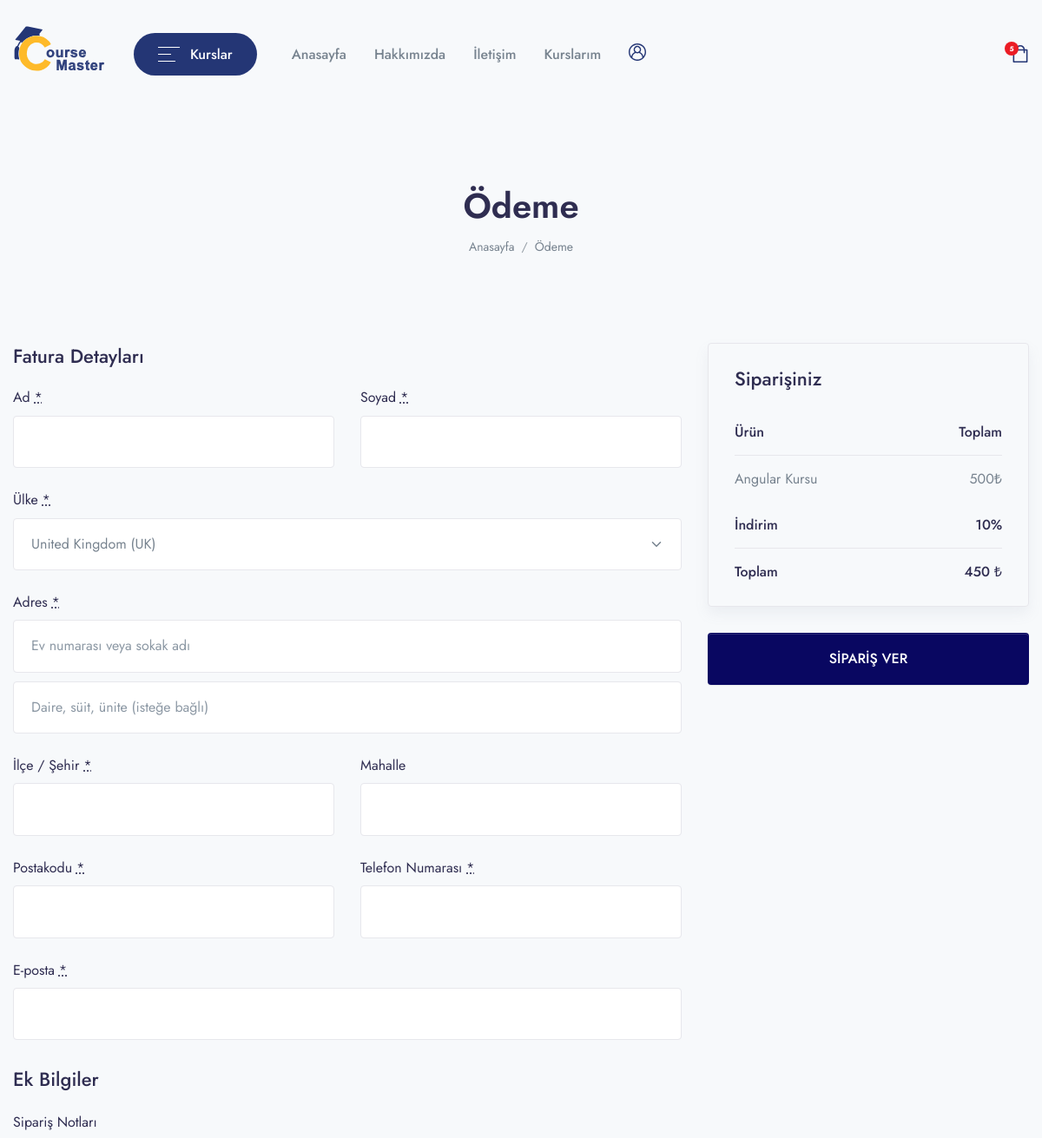
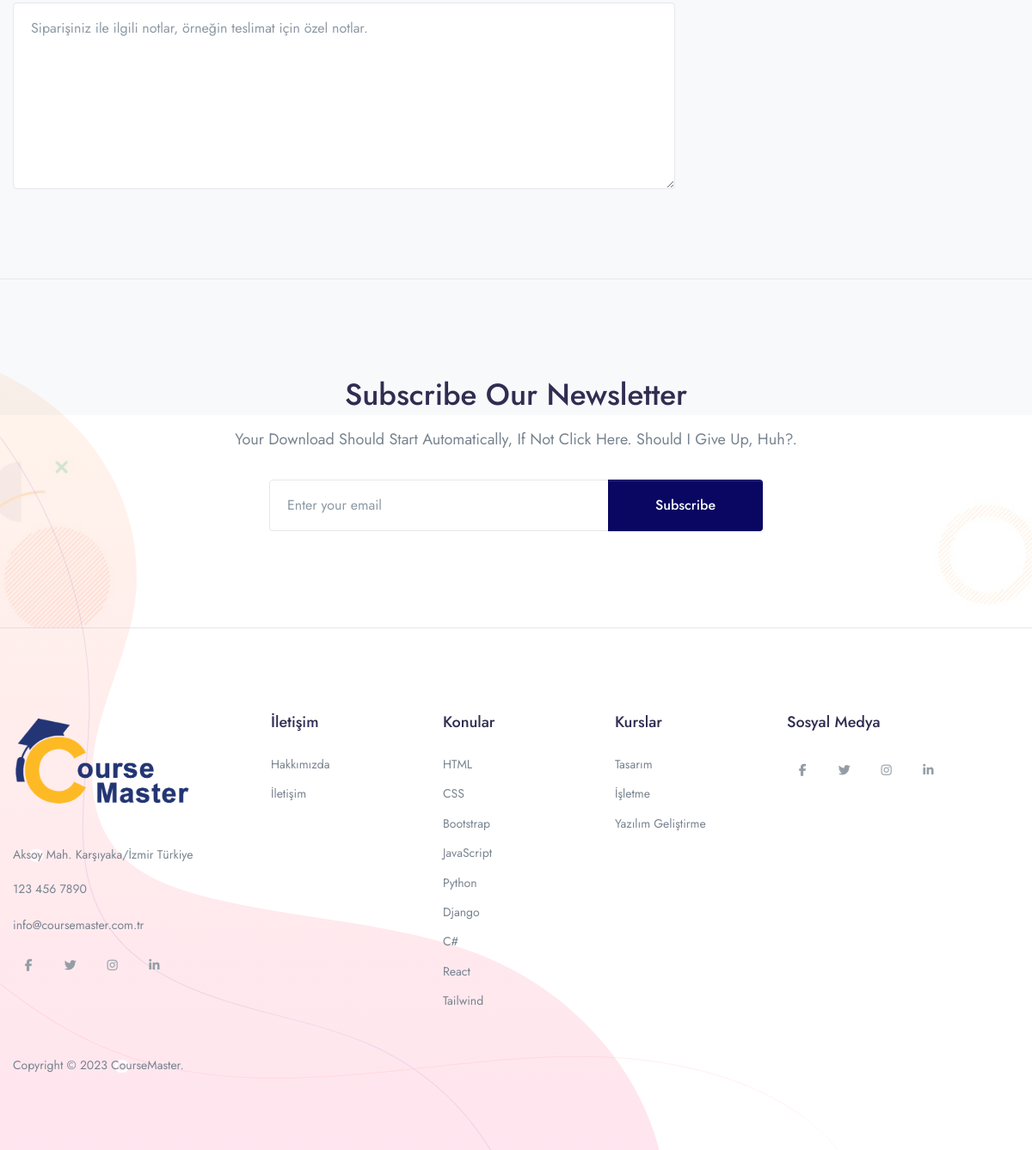
Screenshot of /checkout/angular-kursu with the database file from the repository (2 pictures, top to bottom).
### app/models.py (models this page shows, shortened)
class Course(models.Model):
    STATUS = (
        ('PUBLISH','PUBLISH'),
        ('DRAFT','DRAFT'),
    )
    featured_image = models.ImageField(upload_to="Media/featured_img",null=True)
    featured_video = models.CharField(max_length = 300, null=True)
    title = models.CharField(max_length=500)
    created_at = models.DateField(auto_now_add=True)
    author = models.ForeignKey(Author,on_delete=models.CASCADE,null=True)
    category =models.ForeignKey(Categories,on_delete=models.CASCADE)
    level=models.ForeignKey(Level,on_delete=models.CASCADE,null=True)
    description = models.TextField()
    price = models.IntegerField(null=True,default=0)
    discount = models.IntegerField(null=True)
    language=models.ForeignKey(Language,on_delete=models.CASCADE,null=True)
    Deadline=models.CharField(max_length=100,null=True)
    slug = models.SlugField(default='',max_length=500,null=True,blank=True)
    status=models.CharField(choices=STATUS,max_length=100,null=True)
    Certificate=models.CharField(null=True,max_length=100)

### CourseMasterApp/views.py (the view, shortened to what this page needs)
# urls.py: path('checkout/<slug:slug>',views.CHECKOUT,name='checkout'),
def CHECKOUT(request,slug):
    course=Course.objects.get(slug=slug)
    action=request.GET.get('action')
    order=None
    context = {
        'course': course,
        'order':order,
    }
    return render(request,'checkout/checkout.html', context)

### app/templatetags/course_tags.py (called while the page is built)
@register.simple_tag
def discount_calculation(price,discount):
    if discount is None or discount == 0:
        return price
    sellprice = price
    sellprice = price - (price * discount/100)
    return math.floor(sellprice)

### templates/checkout/checkout.html (shortened to what this page needs)
{% extends 'base.html' %}
{% load course_tags %}
{% block content %}
<header class="py-8 py-md-10" style="background-image: none;">
    <div class="container text-center py-xl-2">
        <h1 class="display-4 fw-semi-bold mb-0">Ödeme</h1>
        <nav aria-label="breadcrumb">
            <ol class="breadcrumb breadcrumb-scroll justify-content-center">
                <li class="breadcrumb-item">
                    <a class="text-gray-800" href="#">
                        Anasayfa
                    </a>
                </li>
                <li class="breadcrumb-item text-gray-800 active" aria-current="page">
                    Ödeme
                </li>
            </ol>
        </nav>
    </div>
</header>
<div class="container pb-6 pb-xl-10">
    <form name="checkout" method="post" class="checkout woocommerce-checkout" action="?action=create_payment"
        novalidate="">
        <div class="col2-set" id="customer_details">
            <div class="col-1">
                <div class="woocommerce-billing-fields">
                    <h3>Fatura Detayları</h3>
                    <div class="woocommerce-billing-fields__field-wrapper">
                        <p class="form-row form-row-first validate-required woocommerce-invalid woocommerce-invalid-required-field"
                            id="billing_first_name_field" data-priority="10">
                            <label for="billing_first_name" class="">Ad <abbr class="required"
                                    title="required">*</abbr></label>
                            <input type="text" class="input-text " name="first_name" id="billing_first_name"
                                placeholder="" value="{{user.first_name}}" autocomplete="given-name"
                                autofocus="autofocus">
                        </p>
                        <p class="form-row form-row-last validate-required" id="billing_last_name_field"
                            data-priority="20">
                            <label for="billing_last_name" class="">Soyad <abbr class="required"
                                    title="required">*</abbr></label>
                            <input type="text" class="input-text " name="last_name" id="billing_last_name"
                                placeholder="" value="{{user.last_name}}" autocomplete="family-name">
                        </p>
                        <p class="form-row form-row-wide address-field update_totals_on_change validate-required woocommerce-validated"
                            id="billing_country_field" data-priority="40">
                            <label for="billing_country" class="">Ülke <abbr class="required"
                                    title="required">*</abbr></label>
                            <select name="country" id="billing_country"
                                class="country_to_state country_select  select2-hidden-accessible"
                                autocomplete="country" tabindex="-1" aria-hidden="true">
                                <option value="GB" selected="selected">United Kingdom (UK)</option>
                            </select>
                        </p>
                        <p class="form-row form-row-wide address-field validate-required" id="billing_address_1_field"
                            data-priority="50">
                            <label for="billing_address_1" class="">Adres <abbr class="required"
                                    title="required">*</abbr></label>
                            <input type="text" class="input-text " name="address_1" id="billing_address_1"
                                placeholder="Ev numarası veya sokak adı" value="" autocomplete="address-line1">
                        </p>
                        <p class="form-row form-row-wide address-field" id="billing_address_2_field" data-priority="60">
                            <input type="text" class="input-text " name="address_2" id="billing_address_2"
                                placeholder="Daire, süit, ünite (isteğe bağlı)" value=""
                                autocomplete="address-line2">
                        </p>
                        <p class="form-row form-row-wide address-field validate-required" id="billing_city_field"
                            data-priority="70" data-o_class="form-row form-row-wide address-field validate-required">
                            <label for="billing_city" class="">İlçe / Şehir <abbr class="required"
                                    title="required">*</abbr></label>
                            <input type="text" class="input-text " name="city" id="billing_city" placeholder="" value=""
                                autocomplete="address-level2">
                        </p>
                        <p class="form-row form-row-wide address-field validate-state" id="billing_state_field"
                            data-priority="80" data-o_class="form-row form-row-wide address-field validate-state">
                            <label for="billing_state" class="">Mahalle</label>
                            <input type="text" class="input-text " value="" placeholder="" name="state"
                                id="billing_state" autocomplete="address-level1">
                        </p>
                        <p class="form-row form-row-wide address-field validate-postcode validate-required"
                            id="billing_postcode_field" data-priority="90"
                            data-o_class="form-row form-row-wide address-field validate-required validate-postcode">
                            <label for="billing_postcode" class="">Postakodu <abbr class="required"
                                    title="required">*</abbr></label>
                            <input type="text" class="input-text " name="postcode" id="billing_postcode" placeholder=""
                                value="" autocomplete="postal-code">
                        </p>
                        <p class="form-row form-row-first validate-required validate-phone" id="billing_phone_field"
                            data-priority="100">
                            <label for="billing_phone" class="">Telefon Numarası <abbr class="required"
                                    title="required">*</abbr></label>
                            <input type="tel" class="input-text " name="phone" id="billing_phone" placeholder=""
                                value="" autocomplete="tel">
                        </p>
                        <p class="form-row form-row-last validate-required validate-email" id="billing_email_field"
                            data-priority="110">
                            <label for="billing_email" class="">E-posta <abbr class="required"
                                    title="required">*</abbr></label>
                            <input type="email" class="input-text " name="email" id="billing_email" placeholder=""
                                value="{{user.email}}" autocomplete="email">
                        </p>
                    </div>
                </div>
            </div>
            <div class="col-2">
                <div class="woocommerce-additional-fields">
                    <h3>Ek Bilgiler</h3>
                    <div class="woocommerce-additional-fields__field-wrapper">
                        <p class="form-row notes" id="order_comments_field" data-priority=""><label for="order_comments"
                                class="">Sipariş Notları</label><textarea name="order_comments" class="input-text "
                                id="order_comments"
                                placeholder="Siparişiniz ile ilgili notlar, örneğin teslimat için özel notlar." rows="7"
                                cols="5"></textarea></p>
                    </div>
                </div>
            </div>
        </div>
        <div id="order_review" class="woocommerce-checkout-review-order">
            <div class="woocommerce-checkout-review-order-inner">
                <h3 id="order_review_heading">Siparişiniz</h3>
                <table class="shop_table woocommerce-checkout-review-order-table">
                    <thead>
                        <tr>
                            <th class="product-name">Ürün</th>
                            <th class="product-total">Toplam</th>
                        </tr>
                    </thead>
                    <tbody>
                        <tr class="cart_item">
                            <td class="product-name">
                                {{course.title}}
                            </td>
                            <td class="product-total">
                                <span class="woocommerce-Price-amount amount">
                                    {{course.price}}
                                    <span class="woocommerce-Price-currencySymbol">₺</span>
                                </span>
                            </td>
                        </tr>
                    </tbody>
                    <tfoot>
                        <tr class="cart-subtotal">
                            <th>İndirim</th>
                            <td><span class="woocommerce-Price-amount amount">{{course.discount}}<span
                                        class="woocommerce-Price-currencySymbol">%</span>
                                    </span>
                                </td>
                        </tr>
                        <tr class="order-total">
                            <th>Toplam</th>
                            <td>
                                <strong>
                                    <span class="woocommerce-Price-amount amount">
                                        {% discount_calculation course.price course.discount %}
                                        <span class="woocommerce-Price-currencySymbol">₺</span>
                                    </span>
                                </strong>
                            </td>
                        </tr>
                    </tfoot>
                </table>
            </div>
            <div id="payment" class="woocommerce-checkout-payment">
                <div class="form-row place-order">
                    <button type="submit" class="btn btn-primary btn-block">
                        SİPARİŞ VER
                    </button>
                </div>
            </div>
        </div>
    </form>
</div>
<section class="py-6 py-md-11 border-top border-bottom" data-jarallax data-speed=".8"
    style="background-image: url(assets/img/illustrations/illustration-1.jpg)">
    <div class="container text-center py-xl-4" data-aos="fade-up">
        <div class="row">
            <div class="col-xl-7 mx-auto">
                <h1 class="text-capitalize">Subscribe our newsletter</h1>
                <p class="text-capitalize font-size-lg mb-md-6 mb-4">Your download should start automatically, if not
                    Click here. Should I give up, huh?.</p>
                <div class="mx-md-8">
                    <form>
                        <div class="input-group">
                            <div class="input-group-append">
                                <button class="btn btn-primary btn-sm-wide" type="button"
                                    id="button-addon2">Subscribe</button>
                            </div>
                        </div>
                    </form>
                </div>
            </div>
        </div>
    </div>
</section>
{% endblock %}

### rows the page displays
Course: title "Angular Kursu", price "500", discount "10", price+discount "450"
